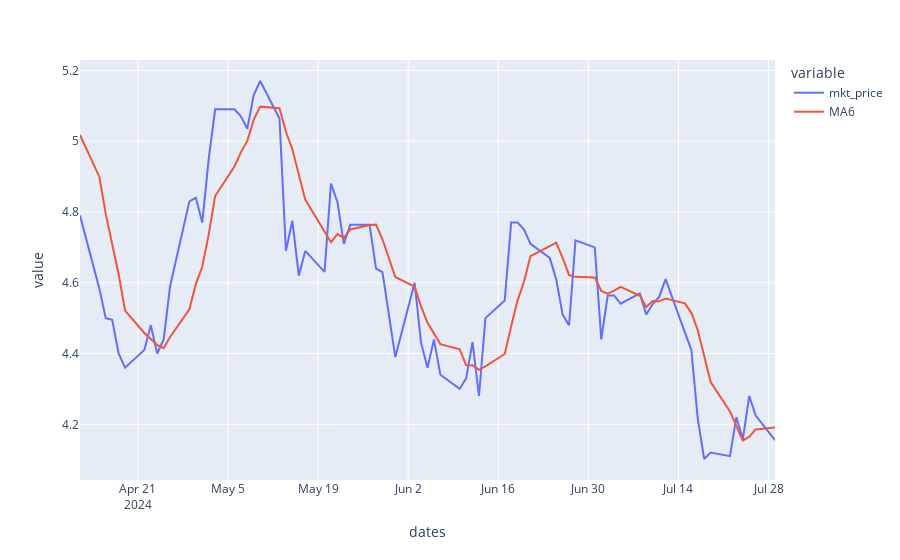

Write notebook code for a chart like this one.
### Code cell
px.line(df)
#px.scatter(x=sell_dates, y=sell_values)
